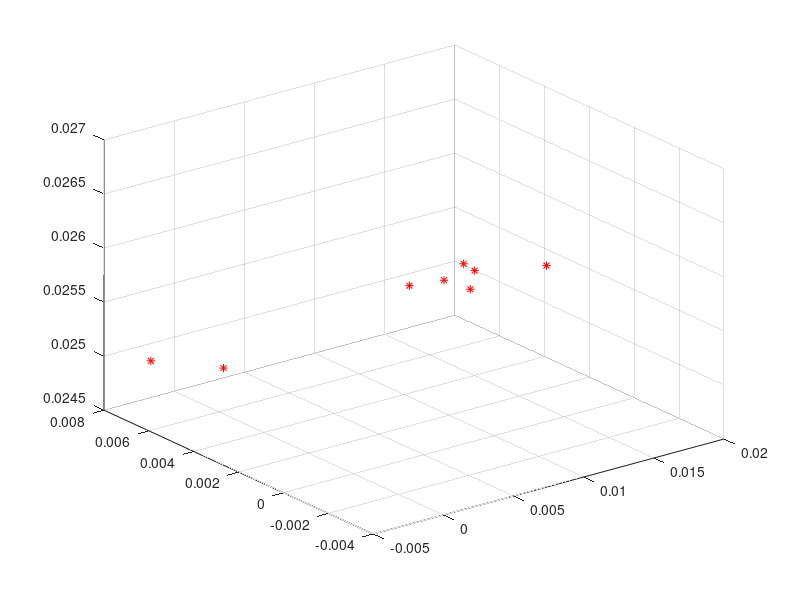

Here is the MATLAB script that generated this plot:
p = [0.0163, 0.0016, 0.0257;
     0.0032, -0.0032, 0.0264;
     -0.0008, 0.0053, 0.025;
     0.0147, 0.0038, 0.0255;
     0.0050, -0.0009, 0.0262;
     -0.0013, -0.0033, 0.0266;
     -0.0023, 0.0076, 0.0249;
     0.0096, 0.0011, 0.026;
     ];

figure;
plot3(p(:,1), p(:,2), p(:,3), 'r*')
grid on